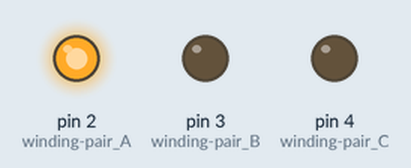
A sketch run on a simulated Arduino Uno, built with avr-gcc and run on an emulated ATmega328P. Shown: output pins drawn as LEDs (lit = HIGH).

Above: at 0.2 s.
At 0.7 s:
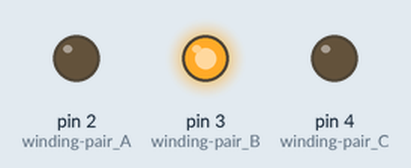
At 2.7 s:
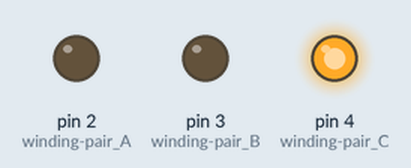
Timing chart, 0 to 3.5 s (numbered marks = the images above):
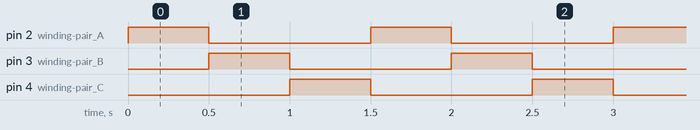

Measured:
- by itself, pin 2 (winding-pair_A), pin 3 (winding-pair_B), pin 4 (winding-pair_C): repeats every 1.5 s: LOW 1.0 s, HIGH 0.50 s

The sketch:

test.ino
```cpp
  int deltat;
  int inc;
  int threshold;

void setup() {
  pinMode(2, OUTPUT); //winding-pair A
  pinMode(3, OUTPUT); //winding-pair B
  pinMode(4, OUTPUT); //winding-pair C
  digitalWrite(2, LOW);
  digitalWrite(3, LOW);
  digitalWrite(4, LOW);

  deltat = 500;
  inc = 0;
}

void loop() {
  digitalWrite(4, LOW);
  digitalWrite(2, HIGH);
  delay(deltat);
  digitalWrite(2, LOW);
  digitalWrite(3, HIGH);
  delay(deltat);
  digitalWrite(3, LOW);
  digitalWrite(4, HIGH);
  delay(deltat);

  inc++;
  if (inc == (2000/deltat)) {
    deltat = 0.9*deltat;
    inc = 0;
  }
}
```
